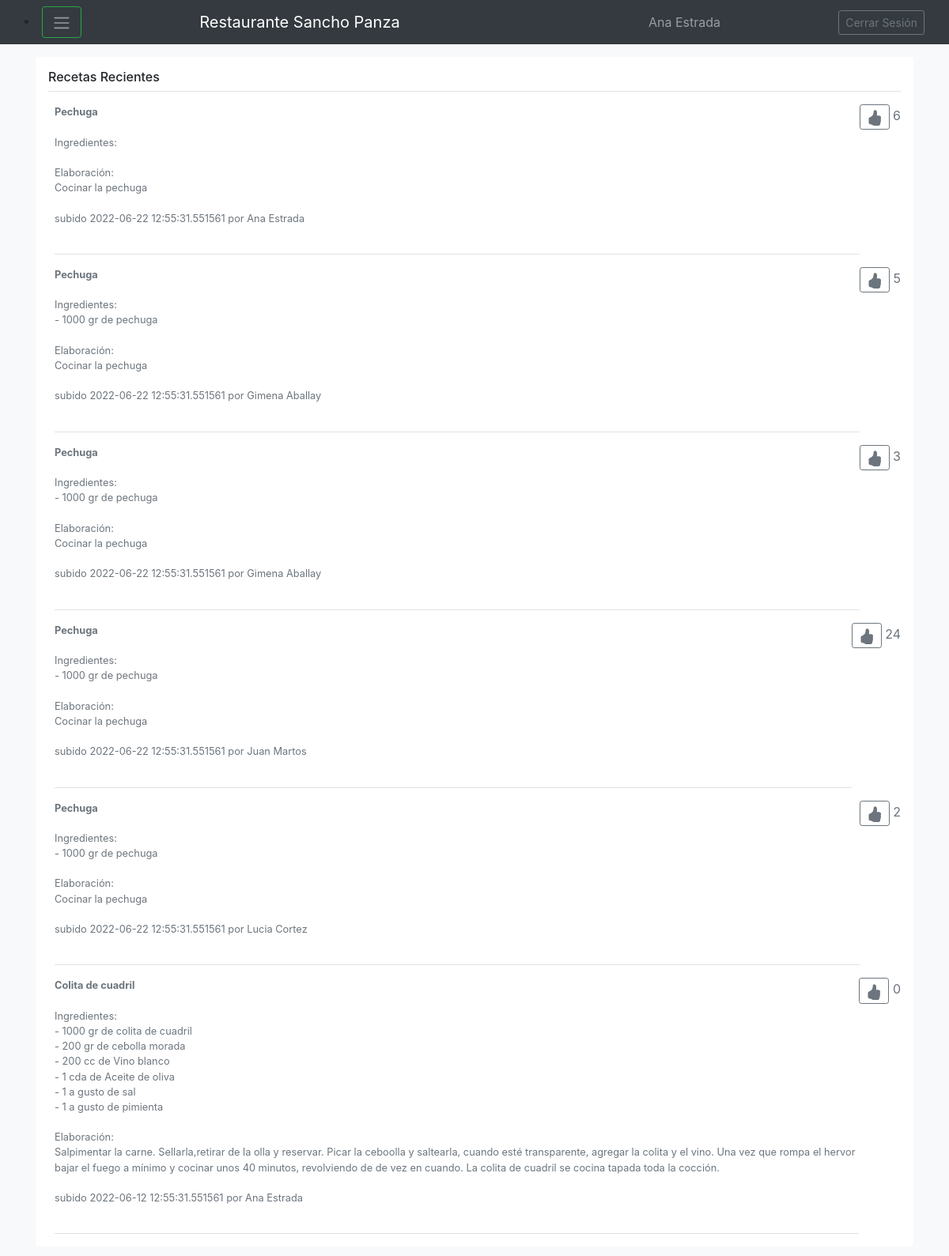
The page /Bienvenido (signed in) on the database as committed earlier.
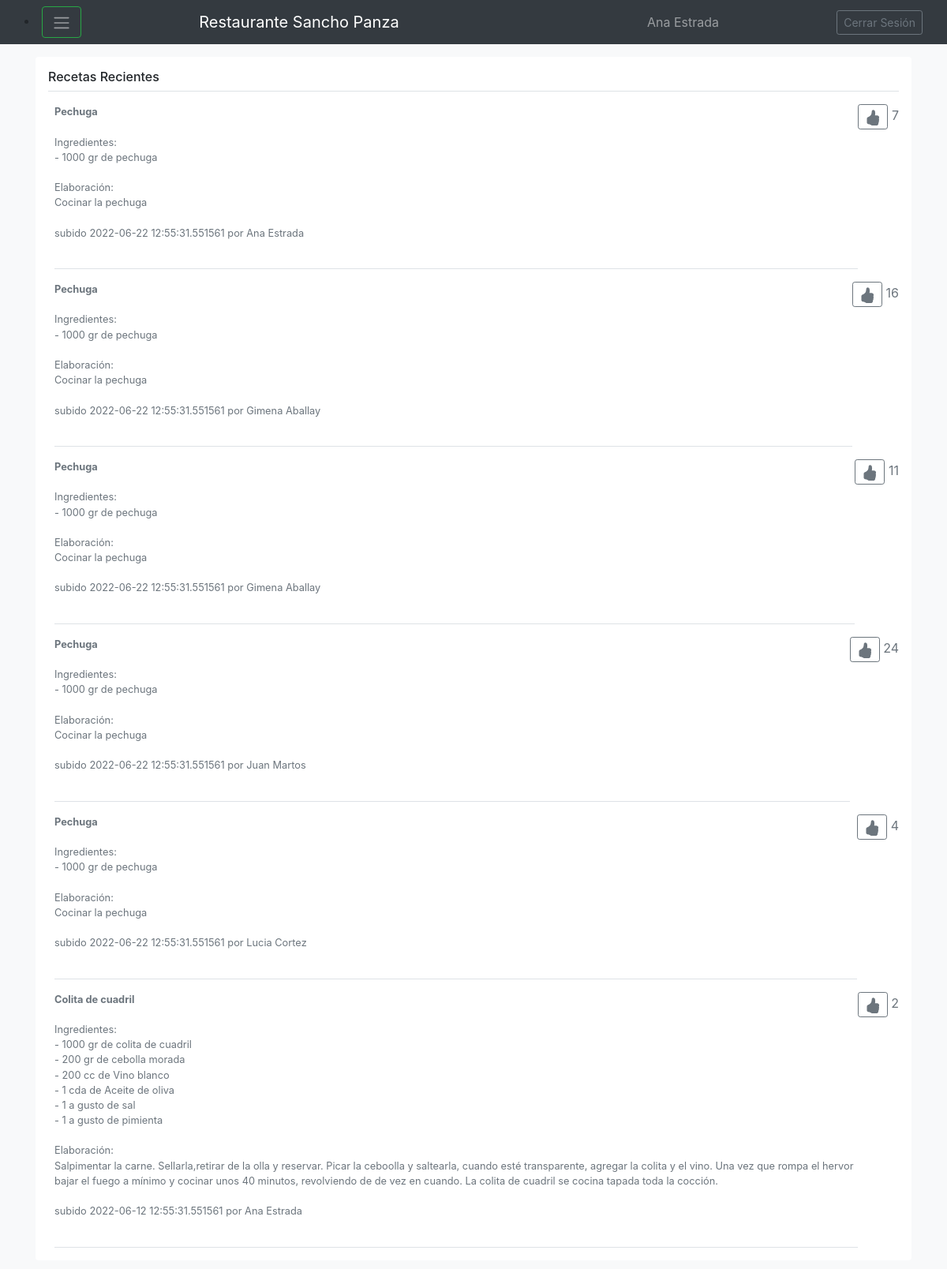
The same page on the database as committed later.
### models.py (models this page shows, shortened)
class Usuario(db.Model):
    __tablename__='Usuario'
    id=db.Column(db.Integer, primary_key=True)
    nombre=db.Column(db.String(80), nullable=False)
    correo=db.Column(db.String(120), unique=True, nullable=False)
    clave=db.Column(db.String(120), nullable=False)
    recetas=db.relationship('Receta', backref='Usuario', cascade="all, delete-orphan")

class Receta(db.Model):
    __tablename__='Receta'
    id=db.Column(db.Integer, primary_key=True)
    nombre=db.Column(db.String(80), nullable=False)
    tiempo=db.Column(db.Integer, nullable=False)
    fecha=db.Column(db.DateTime, nullable=False)
    elaboracion=db.Column(db.String(80), nullable=False)
    cantidadmegusta=db.Column(db.Integer, nullable=False)
    usuarioid=db.Column(db.Integer, db.ForeignKey('Usuario.id'))
    ingredientes=db.relationship('Ingrediente', backref='Receta', cascade="all, delete-orphan")

class Ingrediente(db.Model):
    __tablename__='Ingrediente'
    id=db.Column(db.Integer, primary_key=True)
    nombre=db.Column(db.String(80), nullable=False)
    cantidad=db.Column(db.Integer, nullable=False)
    unidad=db.Column(db.String(80), nullable=False)
    recetaid=db.Column(db.Integer, db.ForeignKey('Receta.id'))

### app.py (the view)
@app.route('/Bienvenido', methods=['GET', 'POST'])
def ingreso():
    if request.method == 'POST':
        if not request.form['email'] or not request.form['password']: #Evalua si el usuario en si no ingreso nada
            return render_template('index.html')
        else:
            Usuario_actual= Usuario.query.filter_by(correo=request.form['email']).first() #Crea la variable Usuario_actual y le asigna el email ingresado en el form
            if Usuario_actual is None: #Comprueba si esta vacio
                return render_template('Error.html', error="Email no Registrado")
            else:
                password=(hashlib.md5(bytes(request.form['password'], encoding='utf-8'))).hexdigest() #Encripta la Password
                if (password==Usuario_actual.clave): #Compara el password ya hasheado con el de la base de datos
                    session['nombre']=Usuario_actual.nombre
                    session['id']=Usuario_actual.id
                    recetasrecientes=Receta.query.all()
                    recetasrecientes.reverse()
                    return render_template('Bienvenido.html', tipo_busqueda="Recetas Recientes", usuario_actual=Usuario_actual, recetas=recetasrecientes, usuarios=Usuario.query.all(), ingredientes=Ingrediente.query.all()) #Redirecciona al usuario al template de Bienvenido.html
                else:
                    return render_template('Error.html', error="Contraseña incorrecta")
    else:
        if ('nombre' in session):
            recetasrecientes=Receta.query.all()
            recetasrecientes.reverse()
            return render_template('Bienvenido.html', tipo_busqueda="Recetas Recientes", usuario_actual=session, recetas=recetasrecientes, usuarios=Usuario.query.all(), ingredientes=Ingrediente.query.all()) #Redirecciona al usuario al template de Bienvenido.html
        else:
            return render_template('index.html', error = 'User or Password wrong') #El caso base lo redirecciona al Ingreso.html

### templates/Bienvenido.html (shortened to what this page needs)
{% extends "Base.html" %}
{% block content %}
<div class="my-3 p-3 bg-white rounded box-shadow">
  <h6 class="border-bottom border-gray pb-2 mb-0">{{tipo_busqueda}}</h6>
  {% for receta in recetas %}
  <div class="media text-muted pt-3">
    <p class="media-body pb-3 mb-0 small lh-125 border-bottom border-gray">
      <strong class="d-block text-gray-dark">{{receta.nombre}}</strong>
    <br>
      Ingredientes:
    <br>
      {% for ingrediente in receta.ingredientes %}
        {% if ingrediente.recetaid == receta.id %}
          - {{ingrediente.cantidad}} {{ingrediente.unidad}} de {{ingrediente.nombre}}
          <br>
        {% endif %}
      {% endfor %}
      <br>
      Elaboración:
      <br>
      {{receta.elaboracion}}
      <br><br>
      subido {{receta.fecha}} por {{usuarios[receta.usuarioid-1].nombre}}
      <br><br>
      <p class="d-block text-gray-dark">
      <form action="http://localhost:5000/megusta" method="post">
        <a class="btn btn-outline-secondary btn-sm" href="http://localhost:5000/megusta" for="btn-check-2"></a>
           {{receta.cantidadmegusta}}
      </form>
    </p>
    </p>
  </div>
  {% endfor %}
{% endblock %}

### templates/Base.html (shortened to what this page needs)
<!doctype html>
<html lang="en">
  <head>
    <link href="static/css/bootstrap.min.css" rel="stylesheet">
    <link href="static/css/offcanvas.css" rel="stylesheet">
  </head>
  <body class="bg-light">
    <nav class="navbar navbar-expand-md fixed-top navbar-dark bg-dark">
      <div class="container-fluid">
        <li class="nav-item dropdown">
            <button class="btn btn-outline-success" id="navbarDropdown" data-bs-toggle="dropdown" aria-expanded="false">
                <span class="navbar-toggler-icon"></span>
            </button>
          </li>
          <a class="navbar-brand" href="http://localhost:5000/Bienvenido">Restaurante Sancho Panza</a>
          <li class="navbar-text">
            {{usuario_actual.nombre}}
          </li>
          <a class="btn btn-sm btn-outline-secondary" href="http://127.0.0.1:5000/" >Cerrar Sesión</a>
      </div>
    </nav>
    <main role="main" class="container">
        {% block content %}{% endblock %}
    </main>
  </body>
</html>

### static/css/offcanvas.css (style rules this page uses)
html, body { overflow-x: hidden; }
body { padding-top: 56px; }

Rows that differ between the two databases and show on the page:
changed Receta (number 1 of 6 on the later page): gains Ingrediente (cantidad "1000", unidad "gr", nombre "pechuga"); cantidadmegusta "6" → "7"
changed Receta (number 2 of 6 on the later page): cantidadmegusta "5" → "16"
changed Receta (number 3 of 6 on the later page): cantidadmegusta "3" → "11"
changed Receta "Lucia Cortez": cantidadmegusta "2" → "4"
changed Receta "Colita de cuadril": cantidadmegusta "0" → "2"
